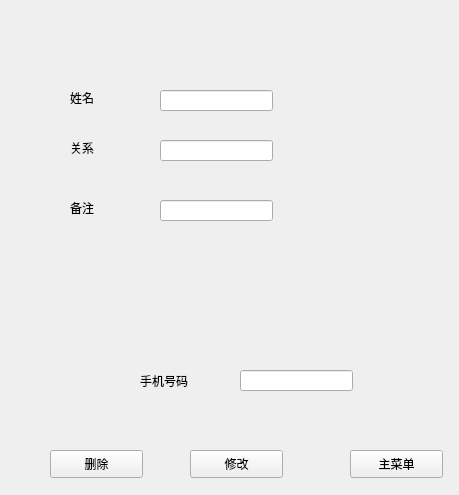
<?xml version="1.0" encoding="UTF-8"?>
<ui version="4.0">
 <class>Changed</class>
 <widget class="QWidget" name="Changed">
  <property name="geometry">
   <rect>
    <x>0</x>
    <y>0</y>
    <width>459</width>
    <height>495</height>
   </rect>
  </property>
  <property name="windowTitle">
   <string>修改界面</string>
  </property>
  <widget class="QPushButton" name="returnpushButton">
   <property name="geometry">
    <rect>
     <x>350</x>
     <y>450</y>
     <width>93</width>
     <height>28</height>
    </rect>
   </property>
   <property name="text">
    <string>主菜单</string>
   </property>
  </widget>
  <widget class="QLabel" name="namelabel">
   <property name="geometry">
    <rect>
     <x>70</x>
     <y>90</y>
     <width>72</width>
     <height>15</height>
    </rect>
   </property>
   <property name="text">
    <string>姓名</string>
   </property>
  </widget>
  <widget class="QLabel" name="relalabel">
   <property name="geometry">
    <rect>
     <x>70</x>
     <y>140</y>
     <width>72</width>
     <height>15</height>
    </rect>
   </property>
   <property name="text">
    <string>关系</string>
   </property>
  </widget>
  <widget class="QLabel" name="marklabel">
   <property name="geometry">
    <rect>
     <x>70</x>
     <y>200</y>
     <width>72</width>
     <height>15</height>
    </rect>
   </property>
   <property name="text">
    <string>备注</string>
   </property>
  </widget>
  <widget class="QLineEdit" name="namelineEdit">
   <property name="geometry">
    <rect>
     <x>160</x>
     <y>90</y>
     <width>113</width>
     <height>21</height>
    </rect>
   </property>
  </widget>
  <widget class="QLineEdit" name="relalineEdit">
   <property name="geometry">
    <rect>
     <x>160</x>
     <y>140</y>
     <width>113</width>
     <height>21</height>
    </rect>
   </property>
  </widget>
  <widget class="QLineEdit" name="marklineEdit">
   <property name="geometry">
    <rect>
     <x>160</x>
     <y>200</y>
     <width>113</width>
     <height>21</height>
    </rect>
   </property>
  </widget>
  <widget class="QLabel" name="numberlabel">
   <property name="geometry">
    <rect>
     <x>140</x>
     <y>370</y>
     <width>71</width>
     <height>21</height>
    </rect>
   </property>
   <property name="text">
    <string>手机号码</string>
   </property>
  </widget>
  <widget class="QLineEdit" name="numberlineEdit">
   <property name="geometry">
    <rect>
     <x>240</x>
     <y>370</y>
     <width>113</width>
     <height>21</height>
    </rect>
   </property>
  </widget>
  <widget class="QPushButton" name="delepushButton">
   <property name="geometry">
    <rect>
     <x>50</x>
     <y>450</y>
     <width>93</width>
     <height>28</height>
    </rect>
   </property>
   <property name="text">
    <string>删除</string>
   </property>
  </widget>
  <widget class="QPushButton" name="changedpushButton">
   <property name="geometry">
    <rect>
     <x>190</x>
     <y>450</y>
     <width>93</width>
     <height>28</height>
    </rect>
   </property>
   <property name="text">
    <string>修改</string>
   </property>
  </widget>
 </widget>
 <resources/>
 <connections/>
</ui>
